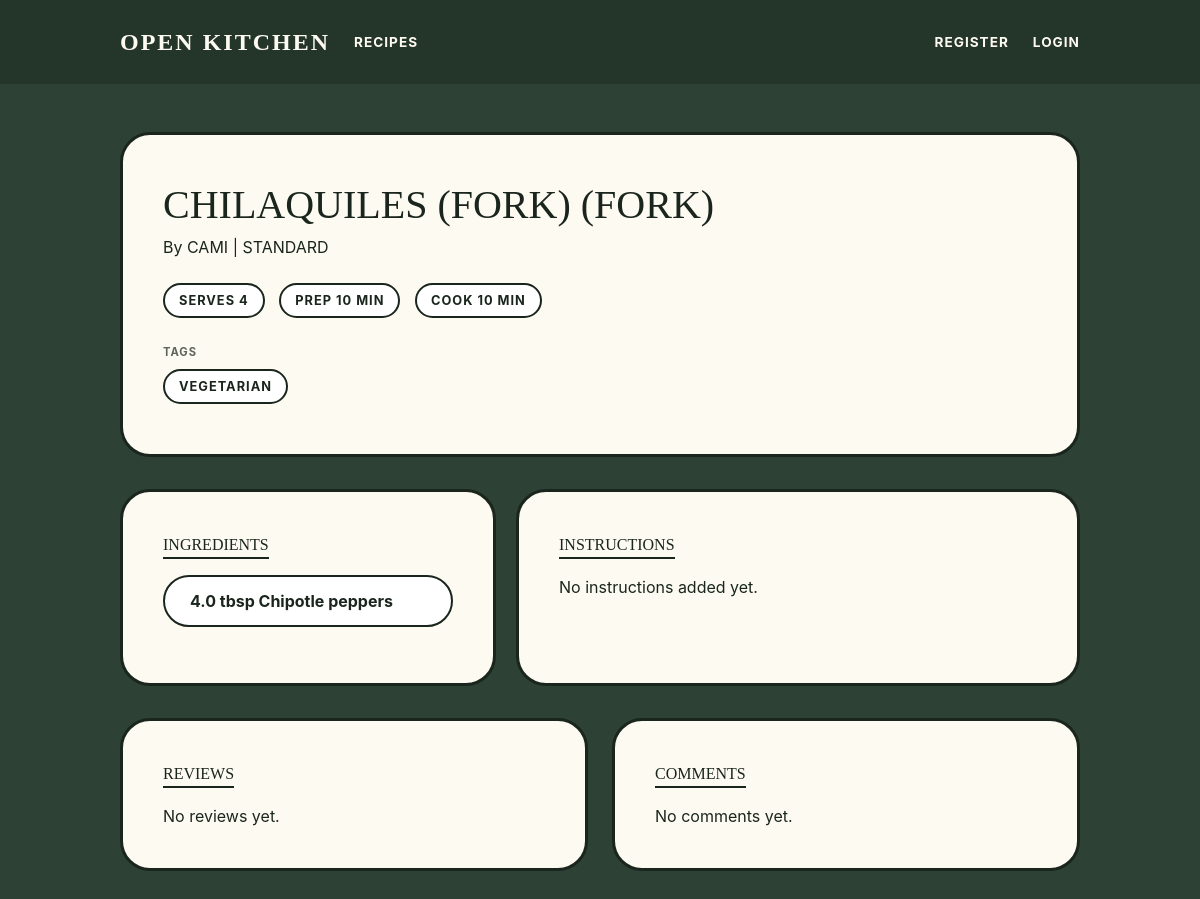
The page /recipes/4 on the database as committed earlier.
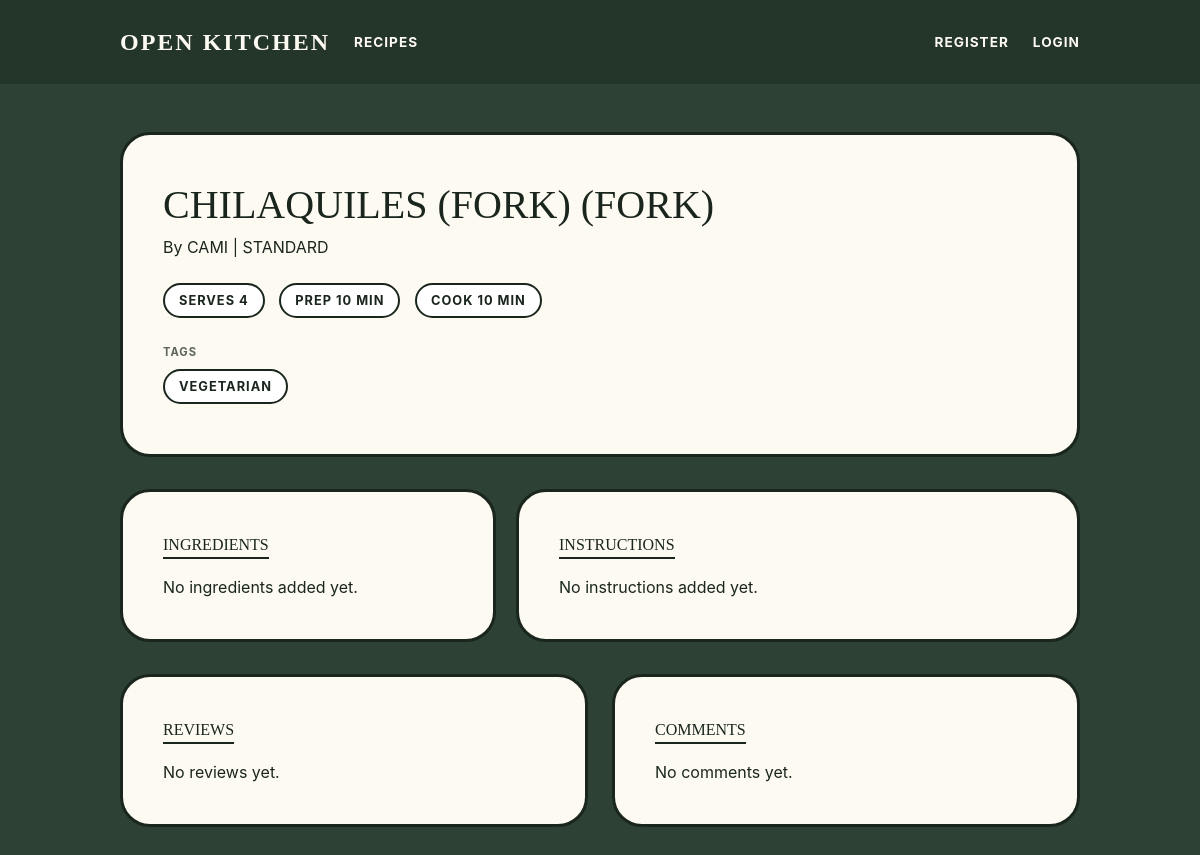
The same page on the database as committed later.
### tables this page shows
CREATE TABLE tags (
    id INTEGER PRIMARY KEY AUTOINCREMENT,
    name TEXT UNIQUE NOT NULL
);

CREATE TABLE ingredients (
    id INTEGER PRIMARY KEY AUTOINCREMENT,
    recipe_id INTEGER NOT NULL,
    name TEXT NOT NULL,
    quantity REAL NOT NULL,
    unit_id INTEGER NOT NULL,
    allergen_id INTEGER,
    FOREIGN KEY (recipe_id) REFERENCES recipes(id) ON DELETE CASCADE,
    FOREIGN KEY (unit_id) REFERENCES units(id),
    FOREIGN KEY (allergen_id) REFERENCES allergens(id)
);

CREATE TABLE units (
    id INTEGER PRIMARY KEY AUTOINCREMENT,
    name TEXT UNIQUE NOT NULL,
    abbreviation TEXT
);

### app/recipes.py (the view)
@bp.route('/<int:id>')
def view(id):
    recipe = Recipe.get_by_id(id)
    if recipe is None:
        flash('Recipe not found.')
        return redirect(url_for('recipes.index'))
    ingredients = Ingredient.get_by_recipe(id)
    instructions = Instruction.get_by_recipe(id)
    reviews = Review.get_by_recipe(id)
    comments = Comment.get_by_recipe(id)
    from app.db import get_db
    from app.models.social import SavedRecipe
    db = get_db()
    categories = db.execute(
        'SELECT c.* FROM categories c '
        'JOIN recipe_categories rc ON c.id = rc.category_id '
        'WHERE rc.recipe_id = ?', (id,)
    ).fetchall()
    tags = db.execute(
        'SELECT t.* FROM tags t '
        'JOIN recipe_tags rt ON t.id = rt.tag_id '
        'WHERE rt.recipe_id = ?', (id,)
    ).fetchall()
    is_saved = False
    if g.user:
        is_saved = SavedRecipe.is_saved(g.user['id'], id)
    return render_template('recipes/view.html',
                         recipe=recipe,
                         ingredients=ingredients,
                         instructions=instructions,
                         reviews=reviews,
                         comments=comments,
                         categories=categories,
                         tags=tags,
                         is_saved=is_saved)

### app/auth.py (called while the page is built)
@bp.before_app_request
def load_logged_in_user():
    user_id = session.get('user_id')
    if user_id is None:
        g.user = None
    else:
        g.user = User.get_by_id(user_id)

### app/db.py (called while the page is built)
def get_db():
    if 'db' not in g:
        g.db = sqlite3.connect(
            current_app.config['DATABASE'],
            detect_types=sqlite3.PARSE_DECLTYPES
        )
        g.db.row_factory = sqlite3.Row
        g.db.execute('PRAGMA foreign_keys = ON')
    return g.db

### app/models/recipe.py (called while the page is built)
    @staticmethod
    def get_by_id(recipe_id):
        db = get_db()
        return db.execute(
            'SELECT r.*, u.username as author_name '
            'FROM recipes r JOIN users u ON r.author_id = u.id '
            'WHERE r.id = ?',
            (recipe_id,)
        ).fetchone()

    @staticmethod
    def get_by_recipe(recipe_id):
        db = get_db()
        return db.execute(
            'SELECT i.*, u.name as unit_name, u.abbreviation, a.name as allergen_name '
            'FROM ingredients i '
            'JOIN units u ON i.unit_id = u.id '
            'LEFT JOIN allergens a ON i.allergen_id = a.id '
            'WHERE i.recipe_id = ?',
            (recipe_id,)
        ).fetchall()

### app/templates/recipes/view.html (shortened to what this page needs)
{% extends 'base.html' %}
{% block content %}
<div class="recipe-main-card">
    <h1 style="font-family: 'Georgia', serif; text-transform: uppercase; font-size: 2.5rem;">{{ recipe.title }}</h1>
    <p>By {{ recipe.author_name|upper }} | {{ recipe.template_type|replace('_', ' ')|upper }}</p>
    <div style="margin-top: 1.5rem;">
        {% if recipe.base_servings %}
        <span class="meta-pill">Serves {{ recipe.base_servings }}</span>
        {% endif %}
        {% if recipe.prep_time_minutes is not none %}
        <span class="meta-pill">Prep {{ recipe.prep_time_minutes }} min</span>
        {% endif %}
        {% if recipe.cook_time_minutes is not none %}
        <span class="meta-pill">Cook {{ recipe.cook_time_minutes }} min</span>
        {% endif %}
    </div>
    {% if tags %}
    <div style="margin-top: 1rem;">
        <p class="subtle-meta" style="margin-bottom: 0.5rem;">Tags</p>
        {% for tag in tags %}
        <span class="meta-pill">{{ tag.name }}</span>
        {% endfor %}
    </div>
    {% endif %}
</div>
<div style="display: grid; grid-template-columns: 1fr 1.5fr; gap: 20px;">
    <div class="recipe-main-card">
        <h2 class="section-title">Ingredients</h2>
        {% for ing in ingredients %}
        <div class="item-row">
            <span>{{ ing.quantity }} {{ ing.abbreviation or ing.unit_name }} {{ ing.name }}</span>
        </div>
        {% else %}
        <p>No ingredients added yet.</p>
        {% endfor %}
    </div>
    <div class="recipe-main-card">
        <h2 class="section-title">Instructions</h2>
        {% for step in instructions %}
        <div class="item-row" style="border-radius: 20px; align-items: flex-start;">
            <div class="step-num">{{ step.step_number }}</div>
            <div style="padding-top: 5px;">{{ step.content }}</div>
        </div>
        {% else %}
        <p>No instructions added yet.</p>
        {% endfor %}
    </div>
</div>
<div class="columns">
    <div class="column is-6">
        <div class="recipe-main-card">
            <h2 class="section-title">Reviews</h2>
            {% for review in reviews %}
            <div class="social-card">
                <div style="display: flex; justify-content: space-between; gap: 12px; align-items: center;">
                    <strong>{{ review.username }}</strong>
                    <span class="meta-pill" style="margin: 0;">{{ review.rating }}/5</span>
                </div>
                {% if review.comment %}
                <p style="margin-top: 0.75rem; line-height: 1.6;">{{ review.comment }}</p>
                {% endif %}
                <p class="subtle-meta" style="margin-top: 0.75rem;">{{ review.created_at }}</p>
            </div>
            {% else %}
            <p>No reviews yet.</p>
            {% endfor %}
        </div>
    </div>
    <div class="column is-6">
        <div class="recipe-main-card">
            <h2 class="section-title">Comments</h2>
            {% for comment in comments %}
            <div class="social-card">
                <div style="display: flex; justify-content: space-between; gap: 12px; align-items: center;">
                    <strong>{{ comment.username }}</strong>
                    <span class="subtle-meta">{{ comment.created_at }}</span>
                </div>
                <p style="margin-top: 0.75rem; line-height: 1.6;">{{ comment.content }}</p>
            </div>
            {% else %}
            <p>No comments yet.</p>
            {% endfor %}
        </div>
    </div>
</div>
{% endblock %}

Rows that differ between the two databases and show on the page:
removed ingredients: quantity "4.0", abbreviation "tbsp", name "Chipotle peppers"
Other text that changed with them:
text now shown: "No ingredients added yet."
